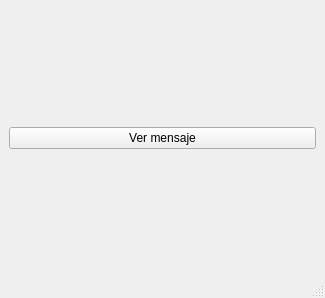
<?xml version="1.0" encoding="UTF-8"?>
<ui version="4.0">
 <class>MainWindow</class>
 <widget class="QMainWindow" name="MainWindow">
  <property name="geometry">
   <rect>
    <x>0</x>
    <y>0</y>
    <width>325</width>
    <height>298</height>
   </rect>
  </property>
  <property name="windowTitle">
   <string>Aplicación con PyQT</string>
  </property>
  <widget class="QWidget" name="centralwidget">
   <layout class="QGridLayout" name="gridLayout">
    <item row="0" column="0">
     <widget class="QPushButton" name="button">
      <property name="text">
       <string>Ver mensaje</string>
      </property>
     </widget>
    </item>
   </layout>
  </widget>
  <widget class="QMenuBar" name="menubar">
   <property name="geometry">
    <rect>
     <x>0</x>
     <y>0</y>
     <width>325</width>
     <height>26</height>
    </rect>
   </property>
  </widget>
  <widget class="QStatusBar" name="statusbar"/>
 </widget>
 <resources/>
 <connections/>
</ui>
